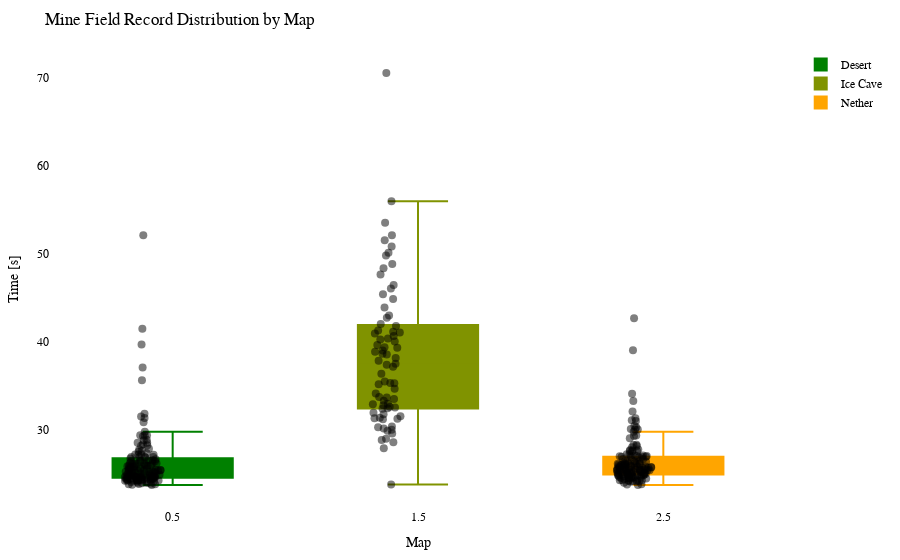

This figure's notebook cell:
### Code cell
import plotly.graph_objects as go
import plotly.io as pio

df = getRecordsDataframe(minigame="Minenfeld")

# Calculate the offset for centering the data points
num_columns = len(df.columns)
offset = 0.5

# Create a Swarm plot using Plotly
fig = go.Figure()

cmap = LinearSegmentedColormap.from_list("green_orange", ["green", "orange"])
colors = [to_hex(cmap(i / (num_columns - 1))) for i in range(num_columns)]

for i, (column, color) in enumerate(zip(df.columns, colors)):
    x_values = [i + offset] * len(df[column])  # Adjust x-values with offset for horizontal centering
    fig.add_trace(go.Box(x=x_values,
                         y=df[column],
                         name=column,
                         boxpoints='all',
                         pointpos=-0.5,  # Adjust point position to prevent overlapping
                         marker=dict(color='rgba(0,0,0,0.5)', size=8),  # Adjust marker color and size
                         line=dict(color=color),
                         fillcolor=color,
                         hovertext=df_to_html.index,
                         hoverinfo='name+text+y',
                         showlegend=True))

fig.update_layout(title="Mine Field Record Distribution by Map",
                  xaxis=dict(title="Map"),
                  yaxis=dict(title="Time [s]"),
                  showlegend=True,
                  font=dict(family="Arial", size=12, color="black"),  # Customize font
                  plot_bgcolor="white",  # Set background color
                  margin=dict(l=50, r=50, t=50, b=50),  # Adjust margins for better layout
                  )


pio.show(fig)

pio.write_html(fig, "out/minef_swarm_plot.html")

### Figure 1 — Plotly figure (JSON) as saved in the notebook; plotly's stock layout.template omitted (floating-point values rounded to 4 significant figures; data arrays with more than 128 entries replaced by an {"elided": "..."} marker saying what was removed)
{"data": [{"boxpoints": "all", "fillcolor": "#008000", "hoverinfo": "name+text+y", "hovertext": {"elided": "146 str values"}, "line": {"color": "#008000"}, "marker": {"color": "rgba(0,0,0,0.5)", "size": 8}, "name": "Desert", "pointpos": -0.5, "showlegend": true, "type": "box", "x": {"elided": "146 float values"}, "y": {"elided": "146 float values"}}, {"boxpoints": "all", "fillcolor": "#809300", "hoverinfo": "name+text+y", "hovertext": {"elided": "146 str values"}, "line": {"color": "#809300"}, "marker": {"color": "rgba(0,0,0,0.5)", "size": 8}, "name": "Ice Cave", "pointpos": -0.5, "showlegend": true, "type": "box", "x": {"elided": "146 float values"}, "y": {"elided": "146 float values"}}, {"boxpoints": "all", "fillcolor": "#ffa500", "hoverinfo": "name+text+y", "hovertext": {"elided": "146 str values"}, "line": {"color": "#ffa500"}, "marker": {"color": "rgba(0,0,0,0.5)", "size": 8}, "name": "Nether", "pointpos": -0.5, "showlegend": true, "type": "box", "x": {"elided": "146 float values"}, "y": {"elided": "146 float values"}}], "layout": {"font": {"color": "black", "family": "Arial", "size": 12}, "margin": {"b": 50, "l": 50, "r": 50, "t": 50}, "plot_bgcolor": "white", "showlegend": true, "title": {"text": "Mine Field Record Distribution by Map"}, "xaxis": {"title": {"text": "Map"}}, "yaxis": {"title": {"text": "Time [s]"}}}}
